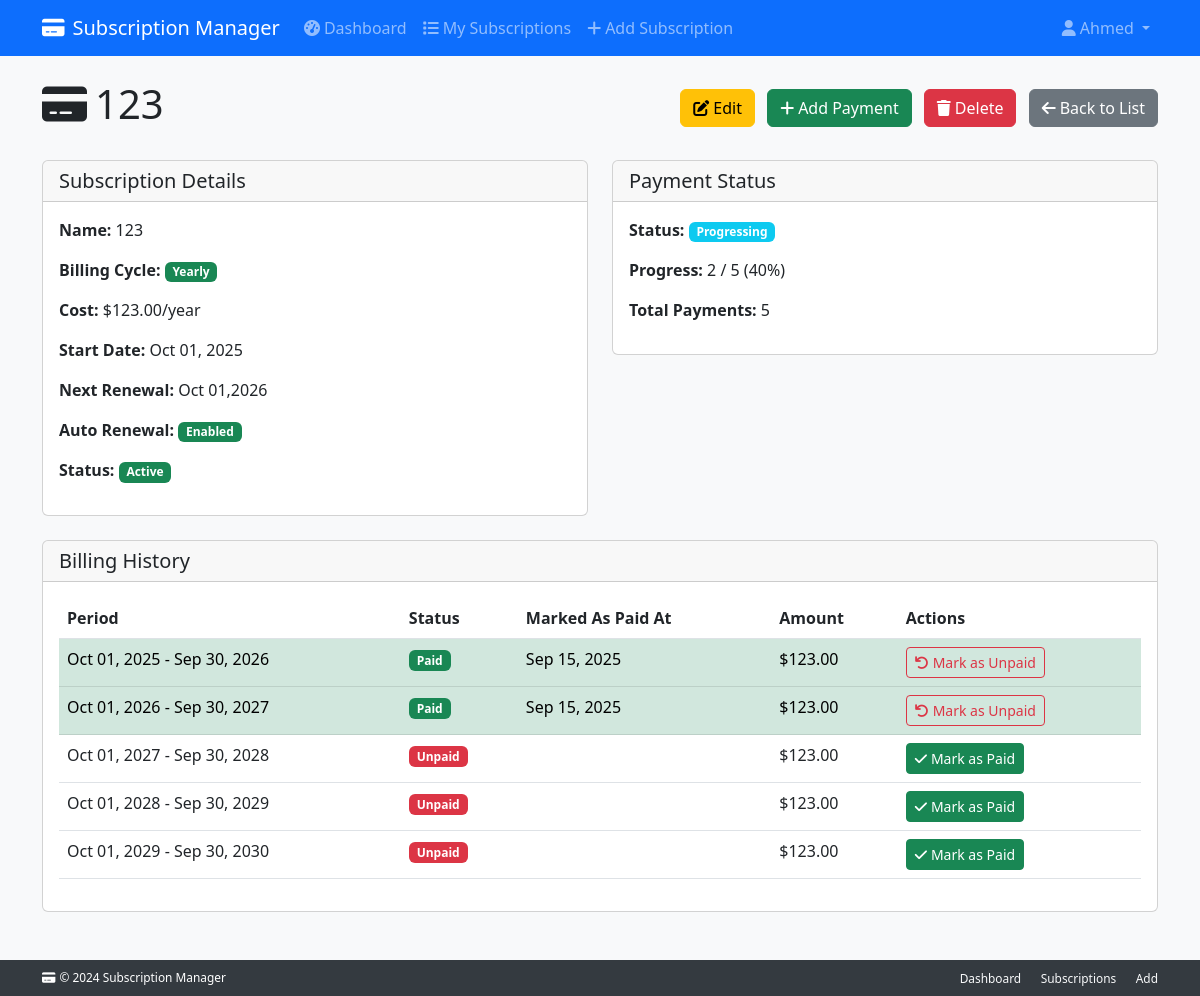
/subscriptions/8/ (signed in), run on an earlier commit of the app's database.
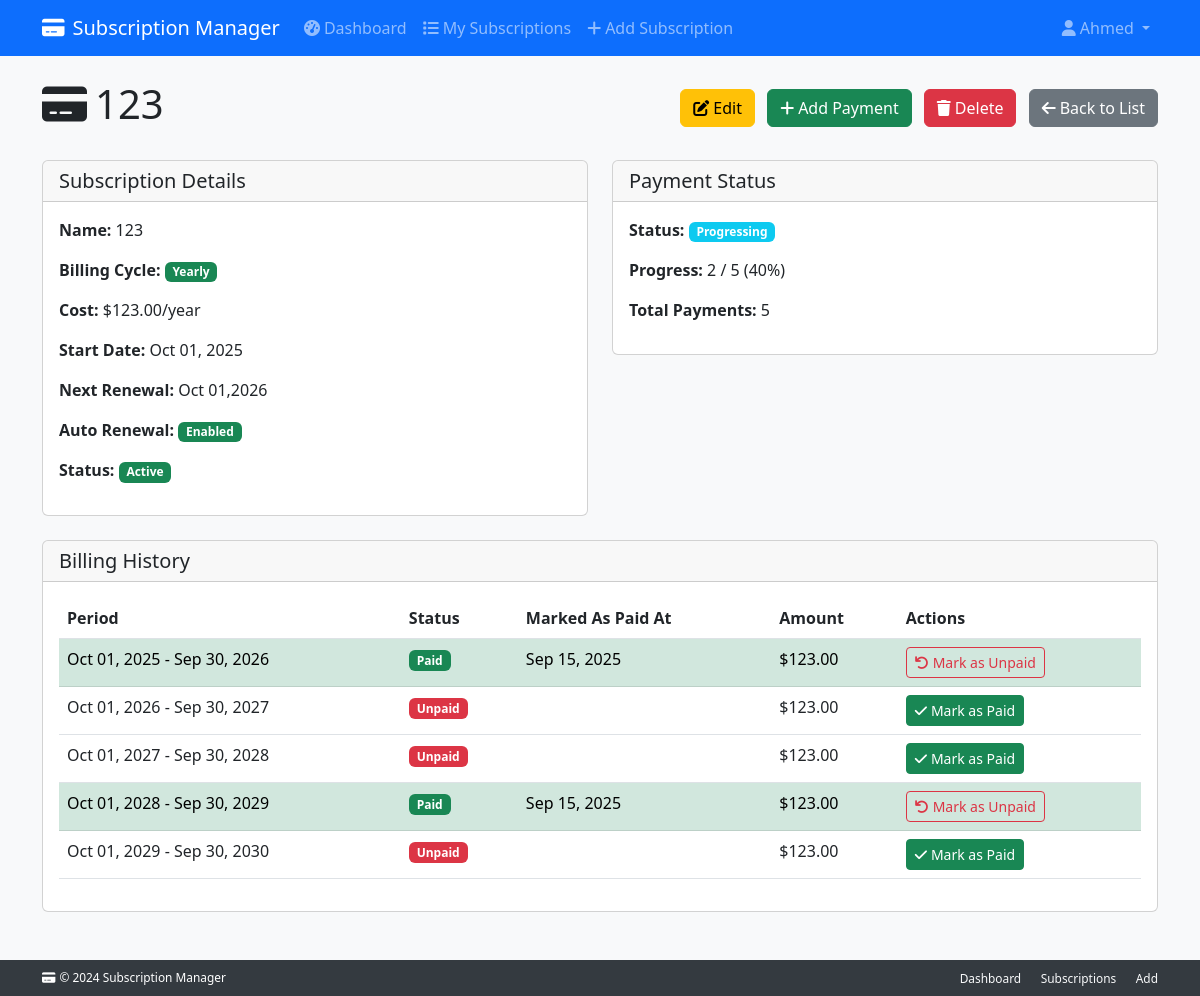
And on a later commit of the database.
### subscriptions/models/payment.py (models this page shows, shortened)
class Payment(models.Model):
    subscription = models.ForeignKey(
        'Subscription',
        on_delete=models.CASCADE,
        related_name='payments'
    )
    amount = models.DecimalField(max_digits=10, decimal_places=2)
    payment_date = models.DateField(
        null=True,
        blank=True,
        help_text="Date when payment was made (null for unpaid periods)"
    )
    billing_period_start = models.DateField(
        help_text="Start of the billing period"
    )
    billing_period_end = models.DateField(
        help_text="End of the billing period"
    )
    is_paid = models.BooleanField(
        default=False,
        help_text="Whether this payment has been completed"
    )
    notes = models.TextField(blank=True)
    created_at = models.DateTimeField(auto_now_add=True)
    objects = PaymentManager()
    class Meta:
        ordering = ['-billing_period_start']
        unique_together = ['subscription', 'billing_period_start']
        verbose_name = "Payment"
        verbose_name_plural = "Payments"

### subscriptions/models/subscription.py (models this page shows, shortened)
class Subscription(
    ValidationMixin,
    TimestampMixin,
    CostCalculationsMixin,
    PaymentManagementMixin,
    RenewalLogicMixin,
    ScheduleManagementMixin,
    models.Model
):
    user = models.ForeignKey(
        settings.AUTH_USER_MODEL,
        on_delete=models.CASCADE,
        related_name="subscriptions"
    )
    name = models.CharField(max_length=200)
    monthly_cost = models.DecimalField(
        max_digits=10,
        decimal_places=2,
        null=True,
        blank=True
    )
    yearly_cost = models.DecimalField(
        max_digits=10,
        decimal_places=2,
        null=True,
        blank=True
    )
    billing_cycle = models.CharField(
        max_length=10,
        choices=BILLING_CYCLE_CHOICES
    )
    start_date = models.DateField()
    renewal_date = models.DateField(null=True, blank=True)
    duration_months = models.PositiveIntegerField(
        null=True,
        blank=True,
        help_text="Duration in months (for monthly billing)"
    )
    duration_years = models.PositiveIntegerField(
        null=True,
        blank=True,
        help_text="Duration in years (for yearly billing)"
    )
    is_active = models.BooleanField(default=True)
    auto_renewal = models.BooleanField(
        default=True,
        help_text="Whether subscription auto-renews"
    )
    category = models.ForeignKey(
        'Category',
        on_delete=models.PROTECT
    )
    objects = SubscriptionManager()
    class Meta:
        ordering = ['-created_at']
        verbose_name = "Subscription"
        verbose_name_plural = "Subscriptions"

### subscriptions/views.py (the view)
# urls.py: path('<int:pk>/', views.SubscriptionDetailView.as_view(), name='subscription_detail'),
class SubscriptionDetailView(LoginRequiredMixin, UserOwnershipMixin, LoggingMixin, MessageMixin, ContextDataMixin, DetailView):
    model = Subscription
    template_name = 'subscriptions/subscription_detail.html'
    context_object_name = 'subscription'
    def get_queryset(self):
        return Subscription.objects.filter(user=self.request.user)
    def get_context_data(self, **kwargs):
        context = super().get_context_data(**kwargs)
        subscription = context['subscription']
        try:
            context['billing_periods'] = subscription.get_billing_periods()
            context['payments'] = subscription.payments.all()
            context['payment_status'] = subscription.get_overall_payment_status()
            context['payment_progress'] = subscription.get_payment_progress_percentage()
            context['paid_count'] = subscription.get_paid_payments_count()
            context['total_payments'] = subscription.get_total_payments()
        except Exception as e:
            logger.error("Error generating billing periods for subscription %s: %s",
                        subscription.id, e)
            context['billing_periods'] = []
            context['payments'] = []
            messages.error(self.request, 'Error loading billing information.')
        return context

### subscriptions/mixins.py (called while the page is built)
    def get_context_data(self, **kwargs):
        context = super().get_context_data(**kwargs)
        context['user'] = self.request.user
        from django.utils import timezone
        context['current_time'] = timezone.now()
        return context

### subscriptions/models/managers.py (called while the page is built)
    def get_queryset(self):
        return SubscriptionQuerySet(self.model, using=self._db)

    def get_queryset(self):
        return PaymentQuerySet(self.model, using=self._db)

### subscriptions/models/mixins/cost_calculations.py (called while the page is built)
    def get_current_cost(self):
        if self.billing_cycle == 'monthly':
            return self.monthly_cost or 0
        else:
            return self.yearly_cost or 0

    def get_total_payments(self):
        if self.billing_cycle == 'monthly' and self.duration_months:
            return self.duration_months
        elif self.billing_cycle == 'yearly' and self.duration_years:
            return self.duration_years
        return None

### subscriptions/models/mixins/payment_management.py (called while the page is built)
    def get_paid_payments_count(self):
        intended_starts = {start for start, _ in self._generate_intended_periods()}
        return self.payments.filter(is_paid=True, billing_period_start__in=intended_starts).count()

### subscriptions/templates/subscriptions/subscription_detail.html (shortened to what the changed rows need)
{% extends 'base.html' %} {% block title %}{{ subscription.name }} - Subscription Manager{% endblock %} {% block content %}
<div class="row">
  <div class="col-12">
    <div class="d-flex justify-content-between align-items-center mb-4">
      <h1><i class="fas fa-credit-card me-2"></i>{{ subscription.name }}</h1>
    </div>
  </div>
</div>
<div class="row">
  <div class="col-12">
    <div class="card">
      <div class="card-body">
        <div class="table-responsive">
          <table class="table table-hover">
            <thead>
              <tr>
                <th>Period</th>
                <th>Status</th>
                <th>Marked As Paid At</th>
                <th>Amount</th>
                <th>Actions</th>
              </tr>
            </thead>
            <tbody>
              {% for period in billing_periods %}
              <tr
                class="{% if period.is_current %}table-info{% elif period.is_past_due and not period.is_paid %}table-danger{% elif period.is_paid %}table-success{% endif %}"
              >
                <td>
                  {{ period.start|date:"M d, Y" }} - {{ period.end|date:"M d, Y"}}
                </td>
                <td>
                  <span
                    class="badge bg-{% if period.is_paid %}success{% else %}danger{% endif %}"
                  >
                    {{ period.is_paid|yesno:"Paid,Unpaid" }}
                  </span>
                </td>
                <td>
                  {% if period.payment %} {{ period.payment.payment_date|date:"M d, Y" }}
                  {% else %} - {% endif %}
                </td>
                <td>${{ period.amount|floatformat:2 }}</td>
                <td>
                  {% if not period.is_paid %}
                  <a
                    href="{% url 'mark_payment_paid' subscription.pk period.start %}"
                    class="btn btn-sm btn-success"
                  >
                    <i class="fas fa-check me-1"></i>Mark as Paid
                  </a>
                  {% else %}
                  <a
                    href="{% url 'mark_payment_unpaid' subscription.pk period.start %}"
                    class="btn btn-sm btn-outline-danger"
                  >
                    <i class="fas fa-undo me-1"></i>Mark as Unpaid
                  </a>
                  {% endif %}
                </td>
              </tr>
              {% endfor %}
            </tbody>
          </table>
        </div>
      </div>
    </div>
  </div>
</div>
{% include 'partials/delete_modal.html' %} {% endblock %}

What changed in the data, as far as the page shows it:
changed Payment "Oct 01, 2026": is_paid "Paid" → "Unpaid"; payment.payment_date "Sep 15, 2025" → (not shown); text "Mark as Unpaid" → "Mark as Paid"
changed Payment "Oct 01, 2028": is_paid "Unpaid" → "Paid"; payment.payment_date (not shown) → "Sep 15, 2025"; text "Mark as Paid" → "Mark as Unpaid"
